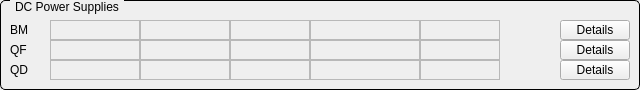
   <widget class="QGroupBox" name="titleGroupBox_3">
    <property name="geometry">
     <rect>
      <x>10</x>
      <y>30</y>
      <width>640</width>
      <height>90</height>
     </rect>
    </property>
    <property name="styleSheet">
     <string notr="true">QGroupBox {
     border: 1px solid black;
     border-radius: 5px;
     margin-top: 0.5em;
 }
 
 QGroupBox::title {
     subcontrol-origin: margin;
     left: 10px;
     padding: 0 3px 0 3px;
 }</string>
    </property>
    <property name="title">
     <string>DC Power Supplies</string>
    </property>
    <widget class="QLabel" name="label_7">
     <property name="geometry">
      <rect>
       <x>10</x>
       <y>20</y>
       <width>40</width>
       <height>20</height>
      </rect>
     </property>
     <property name="text">
      <string>BM</string>
     </property>
     <property name="alignment">
      <set>Qt::AlignLeading|Qt::AlignLeft|Qt::AlignVCenter</set>
     </property>
    </widget>
    <widget class="QELabel" name="qelabel">
     <property name="geometry">
      <rect>
       <x>50</x>
       <y>20</y>
       <width>90</width>
       <height>20</height>
      </rect>
     </property>
     <property name="frameShape">
      <enum>QFrame::StyledPanel</enum>
     </property>
     <property name="variable" stdset="0">
      <string>$(group):getState</string>
     </property>
     <property name="variableSubstitutions" stdset="0">
      <string>group=BO-PS-BM</string>
     </property>
    </widget>
    <widget class="QELabel" name="qelabel_2">
     <property name="geometry">
      <rect>
       <x>50</x>
       <y>40</y>
       <width>90</width>
       <height>20</height>
      </rect>
     </property>
     <property name="frameShape">
      <enum>QFrame::StyledPanel</enum>
     </property>
     <property name="variable" stdset="0">
      <string>$(group):getState</string>
     </property>
     <property name="variableSubstitutions" stdset="0">
      <string>group=BO-PS-QF</string>
     </property>
    </widget>
    <widget class="QELabel" name="qelabel_3">
     <property name="geometry">
      <rect>
       <x>50</x>
       <y>60</y>
       <width>90</width>
       <height>20</height>
      </rect>
     </property>
     <property name="frameShape">
      <enum>QFrame::StyledPanel</enum>
     </property>
     <property name="variable" stdset="0">
      <string>$(group):getState</string>
     </property>
     <property name="variableSubstitutions" stdset="0">
      <string>group=BO-PS-QD</string>
     </property>
    </widget>
    <widget class="QLabel" name="label_8">
     <property name="geometry">
      <rect>
       <x>10</x>
       <y>40</y>
       <width>40</width>
       <height>20</height>
      </rect>
     </property>
     <property name="text">
      <string>QF</string>
     </property>
     <property name="alignment">
      <set>Qt::AlignLeading|Qt::AlignLeft|Qt::AlignVCenter</set>
     </property>
    </widget>
    <widget class="QLabel" name="label_9">
     <property name="geometry">
      <rect>
       <x>10</x>
       <y>60</y>
       <width>40</width>
       <height>20</height>
      </rect>
     </property>
     <property name="text">
      <string>QD</string>
     </property>
     <property name="alignment">
      <set>Qt::AlignLeading|Qt::AlignLeft|Qt::AlignVCenter</set>
     </property>
    </widget>
    <widget class="QELabel" name="qelabel_4">
     <property name="geometry">
      <rect>
       <x>140</x>
       <y>20</y>
       <width>90</width>
       <height>20</height>
      </rect>
     </property>
     <property name="frameShape">
      <enum>QFrame::StyledPanel</enum>
     </property>
     <property name="variable" stdset="0">
      <string>$(group):getReferenceMode</string>
     </property>
     <property name="variableSubstitutions" stdset="0">
      <string>group=BO-PS-BM</string>
     </property>
    </widget>
    <widget class="QELabel" name="qelabel_5">
     <property name="geometry">
      <rect>
       <x>140</x>
       <y>40</y>
       <width>90</width>
       <height>20</height>
      </rect>
     </property>
     <property name="frameShape">
      <enum>QFrame::StyledPanel</enum>
     </property>
     <property name="variable" stdset="0">
      <string>$(group):getReferenceMode</string>
     </property>
     <property name="variableSubstitutions" stdset="0">
      <string>group=BO-PS-QF</string>
     </property>
    </widget>
    <widget class="QELabel" name="qelabel_6">
     <property name="geometry">
      <rect>
       <x>140</x>
       <y>60</y>
       <width>90</width>
       <height>20</height>
      </rect>
     </property>
     <property name="frameShape">
      <enum>QFrame::StyledPanel</enum>
     </property>
     <property name="variable" stdset="0">
      <string>$(group):getReferenceMode</string>
     </property>
     <property name="variableSubstitutions" stdset="0">
      <string>group=BO-PS-QD</string>
     </property>
    </widget>
    <widget class="QELabel" name="qelabel_7">
     <property name="geometry">
      <rect>
       <x>230</x>
       <y>20</y>
       <width>80</width>
       <height>20</height>
      </rect>
     </property>
     <property name="frameShape">
      <enum>QFrame::StyledPanel</enum>
     </property>
     <property name="variable" stdset="0">
      <string>$(group):getRMSCurrent</string>
     </property>
     <property name="variableSubstitutions" stdset="0">
      <string>group=BO-PS-BM</string>
     </property>
    </widget>
    <widget class="QELabel" name="qelabel_8">
     <property name="geometry">
      <rect>
       <x>230</x>
       <y>40</y>
       <width>80</width>
       <height>20</height>
      </rect>
     </property>
     <property name="frameShape">
      <enum>QFrame::StyledPanel</enum>
     </property>
     <property name="variable" stdset="0">
      <string>$(group):getRMSCurrent</string>
     </property>
     <property name="variableSubstitutions" stdset="0">
      <string>group=BO-PS-QF</string>
     </property>
    </widget>
    <widget class="QELabel" name="qelabel_9">
     <property name="geometry">
      <rect>
       <x>230</x>
       <y>60</y>
       <width>80</width>
       <height>20</height>
      </rect>
     </property>
     <property name="frameShape">
      <enum>QFrame::StyledPanel</enum>
     </property>
     <property name="variable" stdset="0">
      <string>$(group):getRMSCurrent</string>
     </property>
     <property name="variableSubstitutions" stdset="0">
      <string>group=BO-PS-QD</string>
     </property>
    </widget>
    <widget class="QELabel" name="qelabel_10">
     <property name="geometry">
      <rect>
       <x>310</x>
       <y>60</y>
       <width>110</width>
       <height>20</height>
      </rect>
     </property>
     <property name="frameShape">
      <enum>QFrame::StyledPanel</enum>
     </property>
     <property name="variable" stdset="0">
      <string>$(group):getTriggerMask</string>
     </property>
     <property name="variableSubstitutions" stdset="0">
      <string>group=BO-PS-QD</string>
     </property>
     <property name="addUnits">
      <bool>false</bool>
     </property>
    </widget>
    <widget class="QELabel" name="qelabel_11">
     <property name="geometry">
      <rect>
       <x>310</x>
       <y>20</y>
       <width>110</width>
       <height>20</height>
      </rect>
     </property>
     <property name="frameShape">
      <enum>QFrame::StyledPanel</enum>
     </property>
     <property name="variable" stdset="0">
      <string>$(group):getTriggerMask</string>
     </property>
     <property name="variableSubstitutions" stdset="0">
      <string>group=BO-PS-BM</string>
     </property>
     <property name="addUnits">
      <bool>false</bool>
     </property>
    </widget>
    <widget class="QELabel" name="qelabel_12">
     <property name="geometry">
      <rect>
       <x>310</x>
       <y>40</y>
       <width>110</width>
       <height>20</height>
      </rect>
     </property>
     <property name="frameShape">
      <enum>QFrame::StyledPanel</enum>
     </property>
     <property name="variable" stdset="0">
      <string>$(group):getTriggerMask</string>
     </property>
     <property name="variableSubstitutions" stdset="0">
      <string>group=BO-PS-QF</string>
     </property>
     <property name="addUnits">
      <bool>false</bool>
     </property>
    </widget>
    <widget class="QELabel" name="qelabel_13">
     <property name="geometry">
      <rect>
       <x>420</x>
       <y>60</y>
       <width>80</width>
       <height>20</height>
      </rect>
     </property>
     <property name="frameShape">
      <enum>QFrame::StyledPanel</enum>
     </property>
     <property name="variable" stdset="0">
      <string>$(group):getControlMode</string>
     </property>
     <property name="variableSubstitutions" stdset="0">
      <string>group=BO-PS-QD</string>
     </property>
     <property name="addUnits">
      <bool>false</bool>
     </property>
    </widget>
    <widget class="QELabel" name="qelabel_14">
     <property name="geometry">
      <rect>
       <x>420</x>
       <y>40</y>
       <width>80</width>
       <height>20</height>
      </rect>
     </property>
     <property name="frameShape">
      <enum>QFrame::StyledPanel</enum>
     </property>
     <property name="variable" stdset="0">
      <string>$(group):getControlMode</string>
     </property>
     <property name="variableSubstitutions" stdset="0">
      <string>group=BO-PS-QF</string>
     </property>
     <property name="addUnits">
      <bool>false</bool>
     </property>
    </widget>
    <widget class="QELabel" name="qelabel_15">
     <property name="geometry">
      <rect>
       <x>420</x>
       <y>20</y>
       <width>80</width>
       <height>20</height>
      </rect>
     </property>
     <property name="frameShape">
      <enum>QFrame::StyledPanel</enum>
     </property>
     <property name="variable" stdset="0">
      <string>$(group):getControlMode</string>
     </property>
     <property name="variableSubstitutions" stdset="0">
      <string>group=BO-PS-BM</string>
     </property>
     <property name="addUnits">
      <bool>false</bool>
     </property>
    </widget>
    <widget class="QSimpleShape" name="ledBMLocks">
     <property name="geometry">
      <rect>
       <x>520</x>
       <y>22</y>
       <width>16</width>
       <height>16</height>
      </rect>
     </property>
     <property name="ledType">
      <enum>QSimpleShape::Error</enum>
     </property>
    </widget>
    <widget class="QSimpleShape" name="ledQFLocks">
     <property name="geometry">
      <rect>
       <x>520</x>
       <y>42</y>
       <width>16</width>
       <height>16</height>
      </rect>
     </property>
     <property name="ledType">
      <enum>QSimpleShape::Error</enum>
     </property>
    </widget>
    <widget class="QSimpleShape" name="ledQDLocks">
     <property name="geometry">
      <rect>
       <x>520</x>
       <y>62</y>
       <width>16</width>
       <height>16</height>
      </rect>
     </property>
     <property name="ledType">
      <enum>QSimpleShape::Error</enum>
     </property>
    </widget>
    <widget class="QPushButton" name="btnBMLocks">
     <property name="geometry">
      <rect>
       <x>560</x>
       <y>20</y>
       <width>70</width>
       <height>20</height>
      </rect>
     </property>
     <property name="text">
      <string>Details</string>
     </property>
    </widget>
    <widget class="QPushButton" name="btnQFLocks">
     <property name="geometry">
      <rect>
       <x>560</x>
       <y>40</y>
       <width>70</width>
       <height>20</height>
      </rect>
     </property>
     <property name="text">
      <string>Details</string>
     </property>
    </widget>
    <widget class="QPushButton" name="btnQDLocks">
     <property name="geometry">
      <rect>
       <x>560</x>
       <y>60</y>
       <width>70</width>
       <height>20</height>
      </rect>
     </property>
     <property name="text">
      <string>Details</string>
     </property>
    </widget>
   </widget>
